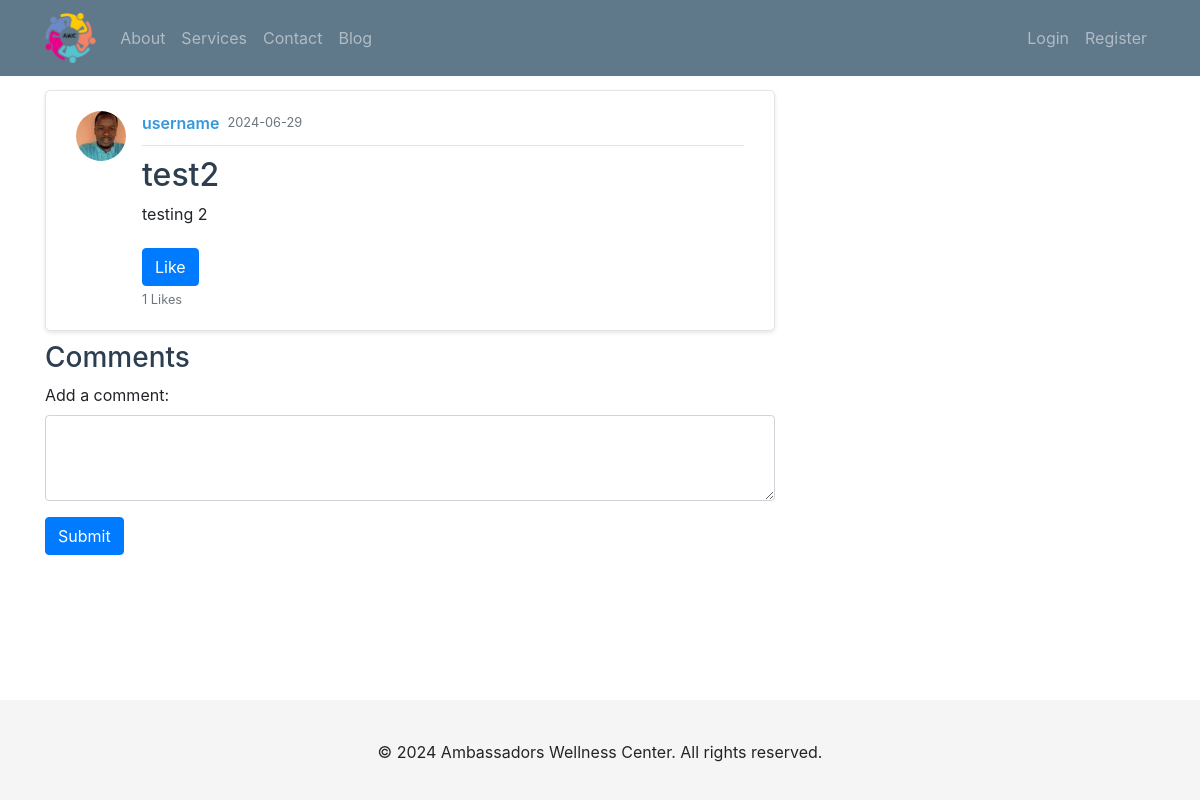
Screenshot of /post/2 with the database file from the repository.
### ambassador/models.py (models this page shows, shortened)
class User(db.Model, UserMixin):
    id = db.Column(db.Integer, primary_key=True)
    username = db.Column(db.String(20), unique=True, nullable=False)
    email = db.Column(db.String(120), unique=True, nullable=False)
    image_file = db.Column(db.String(20), nullable=False, default='default.jpg')
    password = db.Column(db.String(60), nullable=False)
    is_admin = db.Column(db.Boolean, default=False)
    posts = db.relationship('Post', backref='author', lazy=True)
    comments = db.relationship('Comment', backref='author', lazy=True)
    likes = db.relationship('Like', backref='user', lazy=True)

class Post(db.Model):
    id = db.Column(db.Integer, primary_key=True)
    title = db.Column(db.String(100), nullable=False)
    date_posted = db.Column(db.DateTime, nullable=False, default=datetime.utcnow)
    content = db.Column(db.Text, nullable=False)
    user_id = db.Column(db.Integer, db.ForeignKey('user.id'), nullable=False)
    approved = db.Column(db.Boolean, default=False)
    comments = db.relationship('Comment', backref='post', lazy=True)
    likes = db.relationship('Like', backref='post', lazy=True)

### ambassador/pages/post.py (the view)
@post.route("/post/<int:post_id>", methods=['GET', 'POST'])
def view_post(post_id):
    post = Post.query.get_or_404(post_id)
    form = CommentForm()
    if form.validate_on_submit():
        comment = Comment(content=form.content.data, author=current_user, post=post)
        db.session.add(comment)
        db.session.commit()
        flash('Your comment has been added!', 'success')
        return redirect(url_for('post.view_post', post_id=post.id))
    return render_template('post.html', title=post.title, post=post, form=form)

### ambassador/forms.py
class CommentForm(FlaskForm):
    content = TextAreaField('Content', validators=[DataRequired()])
    submit = SubmitField('Comment')

### ambassador/templates/post.html (shortened to what this page needs)
{% extends "layout.html" %}
{% block content %}
<article class="media content-section">
    <img class="rounded-circle article-img" src="{{ url_for('static', filename='profile_pics/' + post.author.image_file) }}">
    <div class="media-body">
        <div class="article-metadata">
            <a class="mr-2" href="#">{{ post.author.username }}</a>
            <small class="text-muted">{{ post.date_posted.strftime('%Y-%m-%d') }}</small>
        </div>
        {% if post.author == current_user %}
        <h2><a href="{{ url_for('post.update_post', post_id=post.id) }}">{{ post.title }}</a></h2>
        {% else %}
        <h2>{{ post.title }}</h2>
        {% endif %}
        <p class="article-content">{{ post.content }}</p>
        <form method="post" action="{{ url_for('post.like_post', post_id=post.id) }}">
            <button type="submit" class="btn btn-primary">Like</button>
        </form>
        <small class="text-muted">{{ post.likes|length }} Likes</small>
    </div>
</article>
<div class="comments-section">
    <h3>Comments</h3>
    <form method="post" action="{{ url_for('post.comment_post', post_id=post.id) }}">
        <div class="form-group">
            <label for="content">Add a comment:</label>
            <textarea class="form-control" id="content" name="content" rows="3"></textarea>
        </div>
        <button type="submit" class="btn btn-primary">Submit</button>
    </form>
</div>
{% endblock %}

### ambassador/static/main.css (style rules this page uses)
body { background: #f5f7fa; color: #333; margin: 0; font-family: 'Segoe UI', Tahoma, Geneva, Verdana, sans-serif; margin-top: 5rem; }
h1, h2, h3, h4, h5, h6 { color: #2c3e50; }
.content-section { background: #ffffff; padding: 20px 30px; border: 1px solid #e1e4e8; border-radius: 5px; box-shadow: 0 2px 4px rgba(0, 0, 0, 0.1); margin-bottom: 10px; }
.article-content { white-space: pre-line; font-size: 1rem; line-height: 1.6; margin-bottom: 20px; }
.article-img { height: 75px; width: 75px; margin-right: 16px; border-radius: 50%; object-fit: cover; }
.article-metadata { padding-bottom: 10px; margin-bottom: 10px; border-bottom: 1px solid #e1e4e8; display: flex; align-items: center; }
.article-metadata a { color: #3498db; font-weight: 600; margin-right: 10px; }
.article-metadata small { color: #95a5a6; }
.article-img, .comment-img { width: 50px; height: 50px; }

### ambassador/templates/layout.html (style rules this page uses)
body { padding-bottom: 100px; padding-top: 70px; position: relative; min-height: 100vh; }

### rows the page displays
User: image_file (picture), author.username "username"
Post: date_posted "2024-06-29", title "test2", content "testing 2"

### other values shown
{{ post.likes|length }} "1"
